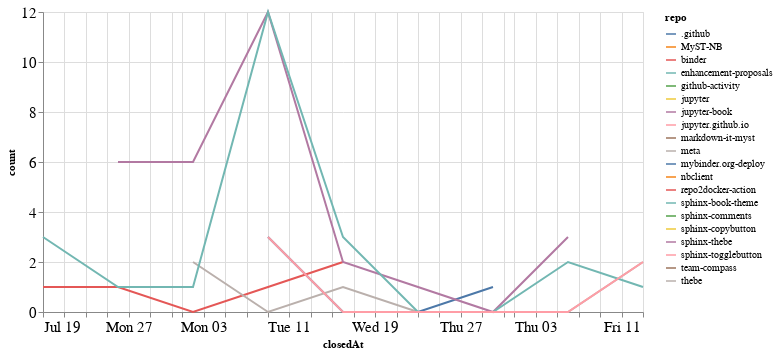

Write notebook code for a chart like this one.
### Code cell
closed_by_time = closed_by.groupby('repo').resample('W', on='closedAt').count()['author'].reset_index()
closed_by_time = closed_by_time.rename(columns={'author': 'count'})

alt.Chart(closed_by_time, width=600).mark_line().encode(
    x='closedAt',
    y='count',
    color='repo',
    tooltip="repo"
)

### Figure 1 — Vega-Lite specification as saved in the notebook (floating-point values rounded to 4 significant figures)
{"config": {"axisLeft": {"labelFontSize": 15}, "axisBottom": {"labelFontSize": 15}}, "data": {"name": "data-0a3dc2e7719913cf9a2e145d3190af86"}, "mark": "line", "encoding": {"color": {"type": "nominal", "field": "repo"}, "tooltip": {"type": "nominal", "field": "repo"}, "x": {"type": "temporal", "field": "closedAt"}, "y": {"type": "quantitative", "field": "count"}}, "width": 600, "$schema": "https://vega.github.io/schema/vega-lite/v4.8.1.json", "datasets": {"data-0a3dc2e7719913cf9a2e145d3190af86": [{"repo": ".github", "closedAt": "2020-08-09T00:00:00", "count": 3}, {"repo": ".github", "closedAt": "2020-08-16T00:00:00", "count": 0}, {"repo": ".github", "closedAt": "2020-08-23T00:00:00", "count": 0}, {"repo": ".github", "closedAt": "2020-08-30T00:00:00", "count": 1}, {"repo": "MyST-NB", "closedAt": "2020-09-06T00:00:00", "count": 1}, {"repo": "binder", "closedAt": "2020-07-19T00:00:00", "count": 1}, {"repo": "binder", "closedAt": "2020-07-26T00:00:00", "count": 1}, {"repo": "binder", "closedAt": "2020-08-02T00:00:00", "count": 0}, {"repo": "binder", "closedAt": "2020-08-09T00:00:00", "count": 1}, {"repo": "binder", "closedAt": "2020-08-16T00:00:00", "count": 2}, {"repo": "enhancement-proposals", "closedAt": "2020-08-30T00:00:00", "count": 1}, {"repo": "github-activity", "closedAt": "2020-08-09T00:00:00", "count": 2}, {"repo": "jupyter", "closedAt": "2020-07-26T00:00:00", "count": 1}, {"repo": "jupyter-book", "closedAt": "2020-07-26T00:00:00", "count": 6}, {"repo": "jupyter-book", "closedAt": "2020-08-02T00:00:00", "count": 6}, {"repo": "jupyter-book", "closedAt": "2020-08-09T00:00:00", "count": 12}, {"repo": "jupyter-book", "closedAt": "2020-08-16T00:00:00", "count": 2}, {"repo": "jupyter-book", "closedAt": "2020-08-23T00:00:00", "count": 1}, {"repo": "jupyter-book", "closedAt": "2020-08-30T00:00:00", "count": 0}, {"repo": "jupyter-book", "closedAt": "2020-09-06T00:00:00", "count": 3}, {"repo": "jupyter.github.io", "closedAt": "2020-07-26T00:00:00", "count": 1}, {"repo": "markdown-it-myst", "closedAt": "2020-08-09T00:00:00", "count": 1}, {"repo": "meta", "closedAt": "2020-08-02T00:00:00", "count": 2}, {"repo": "meta", "closedAt": "2020-08-09T00:00:00", "count": 0}, {"repo": "meta", "closedAt": "2020-08-16T00:00:00", "count": 1}, {"repo": "meta", "closedAt": "2020-08-23T00:00:00", "count": 0}, {"repo": "meta", "closedAt": "2020-08-30T00:00:00", "count": 0}, {"repo": "meta", "closedAt": "2020-09-06T00:00:00", "count": 0}, {"repo": "meta", "closedAt": "2020-09-13T00:00:00", "count": 2}, {"repo": "mybinder.org-deploy", "closedAt": "2020-07-26T00:00:00", "count": 1}, {"repo": "nbclient", "closedAt": "2020-09-13T00:00:00", "count": 1}, {"repo": "repo2docker-action", "closedAt": "2020-07-26T00:00:00", "count": 1}, {"repo": "sphinx-book-theme", "closedAt": "2020-07-19T00:00:00", "count": 3}, {"repo": "sphinx-book-theme", "closedAt": "2020-07-26T00:00:00", "count": 1}, {"repo": "sphinx-book-theme", "closedAt": "2020-08-02T00:00:00", "count": 1}, {"repo": "sphinx-book-theme", "closedAt": "2020-08-09T00:00:00", "count": 12}, {"repo": "sphinx-book-theme", "closedAt": "2020-08-16T00:00:00", "count": 3}, {"repo": "sphinx-book-theme", "closedAt": "2020-08-23T00:00:00", "count": 0}, {"repo": "sphinx-book-theme", "closedAt": "2020-08-30T00:00:00", "count": 0}, {"repo": "sphinx-book-theme", "closedAt": "2020-09-06T00:00:00", "count": 2}, {"repo": "sphinx-book-theme", "closedAt": "2020-09-13T00:00:00", "count": 1}, {"repo": "sphinx-comments", "closedAt": "2020-08-16T00:00:00", "count": 4}, {"repo": "sphinx-copybutton", "closedAt": "2020-07-26T00:00:00", "count": 2}, {"repo": "sphinx-thebe", "closedAt": "2020-08-16T00:00:00", "count": 1}, {"repo": "sphinx-togglebutton", "closedAt": "2020-08-09T00:00:00", "count": 3}, {"repo": "sphinx-togglebutton", "closedAt": "2020-08-16T00:00:00", "count": 0}, {"repo": "sphinx-togglebutton", "closedAt": "2020-08-23T00:00:00", "count": 0}, {"repo": "sphinx-togglebutton", "closedAt": "2020-08-30T00:00:00", "count": 0}, {"repo": "sphinx-togglebutton", "closedAt": "2020-09-06T00:00:00", "count": 0}, {"repo": "sphinx-togglebutton", "closedAt": "2020-09-13T00:00:00", "count": 2}, {"repo": "team-compass", "closedAt": "2020-07-26T00:00:00", "count": 1}, {"repo": "thebe", "closedAt": "2020-08-16T00:00:00", "count": 1}]}}
